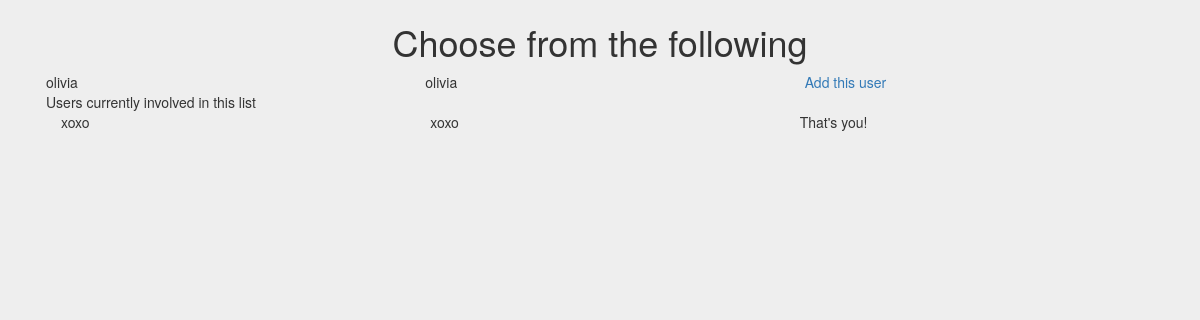
The app's page /xoxo/list/2/see_shared (signed in) with its own data.
### models.py (models this page shows, shortened)
class User(UserMixin, db.Model):
    id = db.Column('user_id', db.Integer, primary_key=True, autoincrement=True)
    username = db.Column('username', db.String(64), unique=True, nullable=False)
    name = db.Column('name', db.String(120), unique=False, nullable=False)
    dob = db.Column('date_of_birth', db.DateTime, nullable=False)
    email = db.Column('email', db.String(64), nullable=False, unique=True)
    registration_time = db.Column('registration_time',db.DateTime, default=datetime.utcnow)
    password_hash = db.Column('password_hash',db.String(80), nullable=False)
    remember_me = db.Column('remember_me', db.Boolean, unique=False, default=False)
    profile_picture_filename = db.Column('profile_picture_filename', db.String(64))
    profile_picture_url = db.Column('profile_picture_url', db.String(64))
    followed = db.relationship(
    'User', secondary=followers,
    primaryjoin=(followers.c.follower_id == id),
    secondaryjoin=(followers.c.followed_id == id),
    backref=db.backref('followers', lazy='dynamic'), lazy='dynamic')
    tasks = db.relationship(
        'Task',
        backref=db.backref('user', lazy='joined'),
        cascade="all, delete-orphan",
        passive_deletes=True
    )
    lists = db.relationship(
        'List',
        backref=db.backref('user', lazy='joined'),
        cascade="all, delete-orphan",
        passive_deletes=True
    )
    comments = db.relationship(
        'Comment',
        backref= db.backref('user', lazy='joined'),
        cascade="all, delete-orphan",
        passive_deletes=True
    )
    notif = db.relationship(
        'Notif',
        backref= db.backref('user', lazy='joined'),
        cascade="all, delete-orphan",
        passive_deletes=True
    )
    def all_followed(self):
        return self.followed.all()

### api/lists.py (the view)
@list_blueprint.route('/<user_name>/list/<list_id>/see_shared',methods=['POST','GET'])
@login_required
def see_users(user_name,list_id):
    user = User.query.filter_by(username = user_name).first()
    current_list = List.query.get(list_id)
    following = current_user.all_followed()
    following_not_list = []
    is_owner = False
    if current_list.user_id == user.id:
        is_owner = True
    for cur_user in following:
        if not current_list.is_user(cur_user):
            following_not_list.append(cur_user)
    return render_template('add_user_to_list.html',is_owner=is_owner,user=user,username=user.username,following=following_not_list,list=current_list,all_users=current_list.return_all_users())

### app.py (called while the page is built)
@login_manager.user_loader
def load_user(user_id):
    return User.query.get(int(user_id))

### models.py (called while the page is built)
@event.listens_for(engine.Engine, 'connect')
def __set_sqlite_pragma(db_conn, conn_record):
    cursor = db_conn.cursor()
    cursor.execute('PRAGMA foreign_keys=ON;')
    cursor.close()

    def return_all_users(self):
        return self.all_users.all()

    def is_user(self,cur_user):
        return self.all_users.filter(User.id == cur_user.id).count() > 0

### templates/add_user_to_list.html (shortened to what this page needs)
{% extends 'base.html' %}
{% block content %}
{% if is_owner %}
    <div class="row">
        <div class="col-sm-6 caption1 align="center"">
            <h1>Choose from the following</h1>
        </div>
    </div>
    <div class="container-fluid">
    {% if following %}
    {% for user in following %}
    <div class="row">
        <div class="col-sm-4">{{user.name}}</div>
        <div class="col-sm-4">{{user.username}}</div>
        <div class="col-sm-4"><a href="/{{username}}/list/{{list.id}}/add={{user.username}}">Add this user</a></div>
    </div>
    {% endfor %}
    {% endif %}
{% endif %}
    <div class="container-fluid">
        <div class="row">Users currently involved in this list</div>
    {% if all_users %}
    {% for cur_user in all_users %}
    <div class="row">
        <div class="col-sm-4">{{cur_user.name}}</div>
        <div class="col-sm-4">{{cur_user.username}}</div>
        {% if is_owner %}
        {% if cur_user.username != username %}
        <div class="col-sm-4"><a href="/{{username}}/list/{{list.id}}/remove={{cur_user.username}}">Remove from list</a></div>
        {% else %}
        <div class="col-sm-4">That's you!</div>
        {% endif %}
        {% endif %}
    </div>
    {% endfor %}
    {% endif %}
</div>
</div>
{% endblock %}

### templates/base.html (style rules this page uses)
body { background: #eee; }
.caption1 { text-align: center; }

### records on screen
User: name "olivia", username "olivia"
User: name "xoxo", username "xoxo", shows "That's you!"
